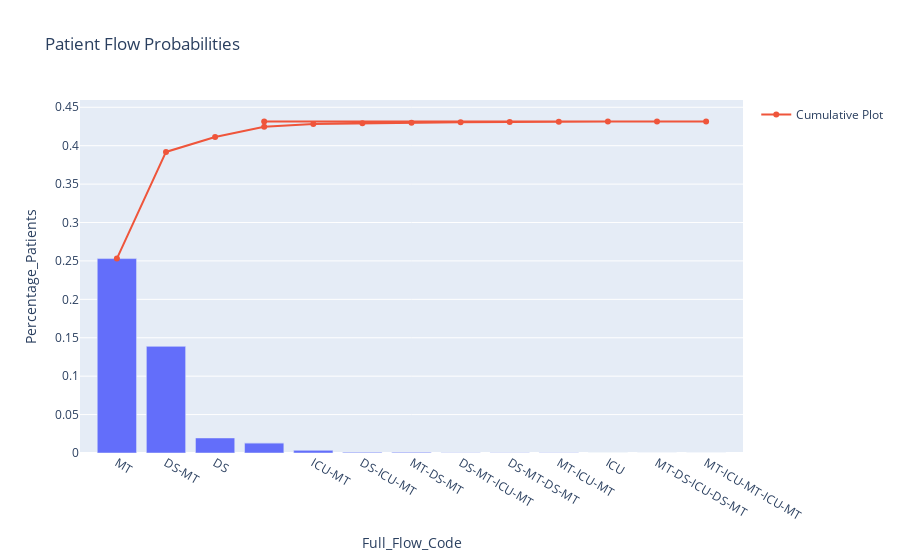

The notebook cell this image was saved under:
### Markdown cell above
##  IDEAL FLOW PROBABILITY

### Code cell
df = ideal_df
total_patients = df.count().iloc[0]
df = df.loc[df.Prev_Flow == 'IN'].groupby(['Full_Flow_Code']).count()['Link']
df = df.reset_index()
df = df.rename(columns={'Link':'No_of_Patients'})
df['Total_Patients'] = total_patients
df['Full_Flow_Code'] = df['Full_Flow_Code'].str[3:-4]
df = df.sort_values('No_of_Patients', ascending = False)
df['Percentage_Patients'] = df.No_of_Patients / df.Total_Patients
df['Cumulative_Probability'] = df.Percentage_Patients.cumsum()
df = df.drop(columns=['No_of_Patients','Total_Patients'])
ideal_patient_flow_prob_plot_df = df
df.to_csv("Ideal_Flow_Probability.csv", index=False)  
#Show plot of data
fig = px.bar(ideal_patient_flow_prob_plot_df, x=df['Full_Flow_Code'], y=df['Percentage_Patients'], title='Patient Flow Probabilities')
fig.add_scatter(x=df['Full_Flow_Code'], y=df['Cumulative_Probability'], name='Cumulative Plot')
fig.show()

### Figure 1 — Plotly figure (JSON) as saved in the notebook; plotly's stock layout.template omitted (floating-point values rounded to 4 significant figures)
{"data": [{"alignmentgroup": "True", "hovertemplate": "Full_Flow_Code=%{x}<br>Percentage_Patients=%{y}<extra></extra>", "legendgroup": "", "marker": {"color": "#636efa"}, "name": "", "offsetgroup": "", "orientation": "v", "showlegend": false, "textposition": "auto", "type": "bar", "x": ["MT", "DS-MT", "DS", "", "ICU-MT", "DS-ICU-MT", "MT-DS-MT", "DS-MT-ICU-MT", "DS-MT-DS-MT", "MT-ICU-MT", "ICU", "", "MT-DS-ICU-DS-MT", "MT-ICU-MT-ICU-MT"], "xaxis": "x", "y": [0.253, 0.1388, 0.01958, 0.01323, 0.003446, 0.000965, 0.0008961, 0.0004825, 0.0004136, 0.0004136, 0.0001379, 6.893e-05, 6.893e-05, 6.893e-05], "yaxis": "y"}, {"name": "Cumulative Plot", "type": "scatter", "x": ["MT", "DS-MT", "DS", "", "ICU-MT", "DS-ICU-MT", "MT-DS-MT", "DS-MT-ICU-MT", "DS-MT-DS-MT", "MT-ICU-MT", "ICU", "", "MT-DS-ICU-DS-MT", "MT-ICU-MT-ICU-MT"], "y": [0.253, 0.3919, 0.4114, 0.4247, 0.4281, 0.4291, 0.43, 0.4305, 0.4309, 0.4313, 0.4314, 0.4315, 0.4316, 0.4316]}], "layout": {"autosize": true, "barmode": "relative", "legend": {"tracegroupgap": 0}, "title": {"text": "Patient Flow Probabilities"}, "xaxis": {"anchor": "y", "autorange": true, "domain": [0, 1], "range": [-0.7006, 12.7], "title": {"text": "Full_Flow_Code"}, "type": "category"}, "yaxis": {"anchor": "x", "autorange": true, "domain": [0, 1], "range": [0, 0.4611], "title": {"text": "Percentage_Patients"}, "type": "linear"}}}
